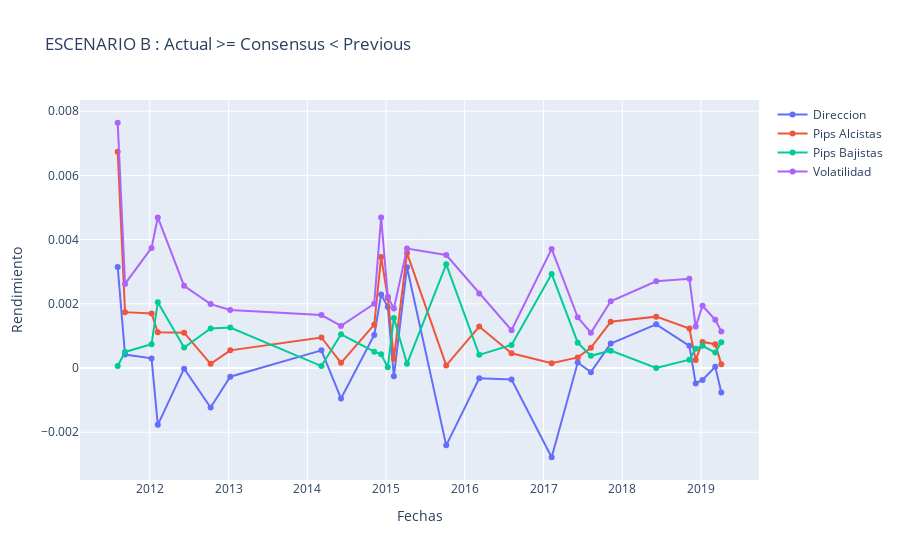

The code cell stored with this chart in its notebook:
### Code cell
plotesc(EUR,Beur,"ESCENARIO B : Actual >= Consensus < Previous")
